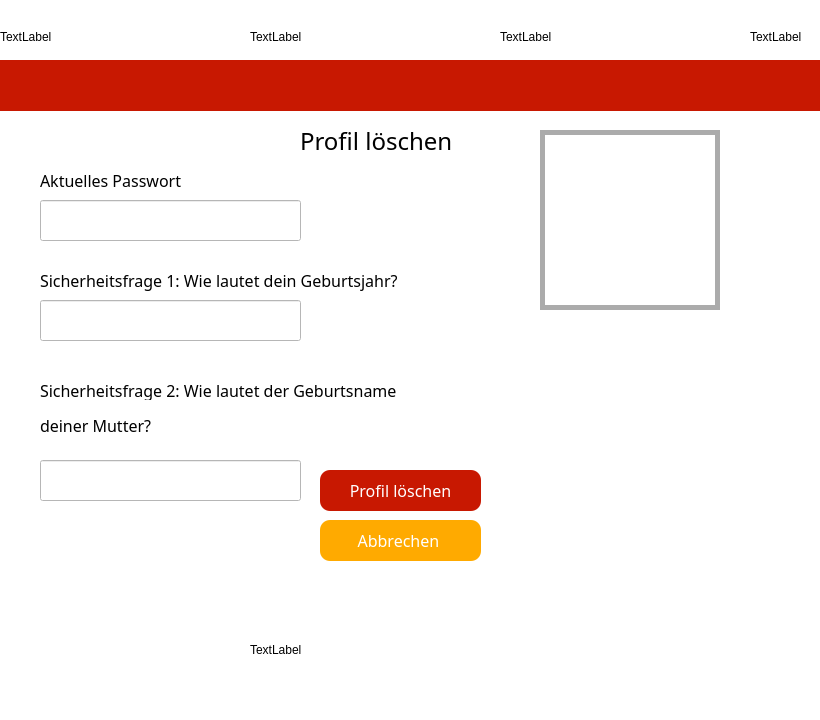
<?xml version="1.0" encoding="UTF-8"?>
<ui version="4.0">
 <class>DeleteProfil</class>
 <widget class="QDialog" name="DeleteProfil">
  <property name="geometry">
   <rect>
    <x>0</x>
    <y>0</y>
    <width>820</width>
    <height>720</height>
   </rect>
  </property>
  <property name="windowTitle">
   <string>Dialog</string>
  </property>
  <property name="styleSheet">
   <string notr="true">background-color: rgb(255, 255, 255);</string>
  </property>
  <widget class="QLabel" name="lblemail_2">
   <property name="geometry">
    <rect>
     <x>40</x>
     <y>170</y>
     <width>181</width>
     <height>21</height>
    </rect>
   </property>
   <property name="font">
    <font>
     <family>MV Boli</family>
     <pointsize>12</pointsize>
    </font>
   </property>
   <property name="text">
    <string>Aktuelles Passwort</string>
   </property>
  </widget>
  <widget class="QLabel" name="lblemail_3">
   <property name="geometry">
    <rect>
     <x>300</x>
     <y>120</y>
     <width>211</width>
     <height>41</height>
    </rect>
   </property>
   <property name="font">
    <font>
     <family>MV Boli</family>
     <pointsize>18</pointsize>
    </font>
   </property>
   <property name="text">
    <string>Profil löschen</string>
   </property>
  </widget>
  <widget class="QLineEdit" name="passwortAlt">
   <property name="geometry">
    <rect>
     <x>40</x>
     <y>200</y>
     <width>261</width>
     <height>41</height>
    </rect>
   </property>
   <property name="font">
    <font>
     <family>MV Boli</family>
     <pointsize>12</pointsize>
    </font>
   </property>
   <property name="echoMode">
    <enum>QLineEdit::Password</enum>
   </property>
  </widget>
  <widget class="QLineEdit" name="s1">
   <property name="geometry">
    <rect>
     <x>40</x>
     <y>300</y>
     <width>261</width>
     <height>41</height>
    </rect>
   </property>
   <property name="font">
    <font>
     <family>MV Boli</family>
     <pointsize>12</pointsize>
    </font>
   </property>
  </widget>
  <widget class="QLineEdit" name="s2">
   <property name="geometry">
    <rect>
     <x>40</x>
     <y>460</y>
     <width>261</width>
     <height>41</height>
    </rect>
   </property>
   <property name="font">
    <font>
     <family>MV Boli</family>
     <pointsize>12</pointsize>
    </font>
   </property>
  </widget>
  <widget class="QLabel" name="lbl3">
   <property name="geometry">
    <rect>
     <x>500</x>
     <y>0</y>
     <width>74</width>
     <height>74</height>
    </rect>
   </property>
   <property name="text">
    <string>TextLabel</string>
   </property>
  </widget>
  <widget class="QLabel" name="lbl4">
   <property name="geometry">
    <rect>
     <x>750</x>
     <y>0</y>
     <width>74</width>
     <height>74</height>
    </rect>
   </property>
   <property name="text">
    <string>TextLabel</string>
   </property>
  </widget>
  <widget class="QLabel" name="lbl1">
   <property name="geometry">
    <rect>
     <x>0</x>
     <y>0</y>
     <width>74</width>
     <height>74</height>
    </rect>
   </property>
   <property name="text">
    <string>TextLabel</string>
   </property>
  </widget>
  <widget class="QLabel" name="lbl2">
   <property name="geometry">
    <rect>
     <x>250</x>
     <y>0</y>
     <width>74</width>
     <height>74</height>
    </rect>
   </property>
   <property name="text">
    <string>TextLabel</string>
   </property>
  </widget>
  <widget class="QLabel" name="LogoKlein">
   <property name="geometry">
    <rect>
     <x>250</x>
     <y>580</y>
     <width>248</width>
     <height>140</height>
    </rect>
   </property>
   <property name="text">
    <string>TextLabel</string>
   </property>
  </widget>
  <widget class="QLabel" name="blackBackround">
   <property name="geometry">
    <rect>
     <x>540</x>
     <y>130</y>
     <width>180</width>
     <height>180</height>
    </rect>
   </property>
   <property name="styleSheet">
    <string notr="true">background-color: rgb(171, 171, 171);</string>
   </property>
   <property name="text">
    <string/>
   </property>
  </widget>
  <widget class="QLabel" name="profilePicture">
   <property name="geometry">
    <rect>
     <x>545</x>
     <y>135</y>
     <width>170</width>
     <height>170</height>
    </rect>
   </property>
   <property name="styleSheet">
    <string notr="true">background-color: rgb(255, 255, 255);</string>
   </property>
   <property name="text">
    <string/>
   </property>
  </widget>
  <widget class="QPushButton" name="ButtonExit">
   <property name="geometry">
    <rect>
     <x>320</x>
     <y>520</y>
     <width>161</width>
     <height>41</height>
    </rect>
   </property>
   <property name="font">
    <font>
     <family>MV Boli</family>
     <pointsize>12</pointsize>
    </font>
   </property>
   <property name="styleSheet">
    <string notr="true">

QPushButton
{
 
  border-radius: 10px;
  padding: 0 8px;
background-color: rgb(255, 170, 0);
color: rgb(255, 255, 255);
}
</string>
   </property>
   <property name="text">
    <string>Abbrechen </string>
   </property>
  </widget>
  <widget class="QPushButton" name="ButtonLoeschen">
   <property name="geometry">
    <rect>
     <x>320</x>
     <y>470</y>
     <width>161</width>
     <height>41</height>
    </rect>
   </property>
   <property name="font">
    <font>
     <family>MV Boli</family>
     <pointsize>12</pointsize>
    </font>
   </property>
   <property name="styleSheet">
    <string notr="true">
QPushButton
{
 
  border-radius: 10px;
  padding: 0 8px;
;background-color: rgb(200, 24, 1);
color: rgb(255, 255, 255);
}</string>
   </property>
   <property name="text">
    <string>Profil löschen</string>
   </property>
  </widget>
  <widget class="QLabel" name="label_12">
   <property name="geometry">
    <rect>
     <x>0</x>
     <y>60</y>
     <width>821</width>
     <height>51</height>
    </rect>
   </property>
   <property name="styleSheet">
    <string notr="true">background-color: rgb(200, 24, 1);</string>
   </property>
   <property name="text">
    <string/>
   </property>
  </widget>
  <widget class="QLabel" name="label_2">
   <property name="geometry">
    <rect>
     <x>40</x>
     <y>270</y>
     <width>471</width>
     <height>21</height>
    </rect>
   </property>
   <property name="font">
    <font>
     <family>MV Boli</family>
     <pointsize>12</pointsize>
    </font>
   </property>
   <property name="text">
    <string>Sicherheitsfrage 1: Wie lautet dein Geburtsjahr?</string>
   </property>
  </widget>
  <widget class="QLabel" name="label_3">
   <property name="geometry">
    <rect>
     <x>40</x>
     <y>370</y>
     <width>461</width>
     <height>41</height>
    </rect>
   </property>
   <property name="font">
    <font>
     <family>MV Boli</family>
     <pointsize>12</pointsize>
    </font>
   </property>
   <property name="text">
    <string>Sicherheitsfrage 2: Wie lautet der Geburtsname</string>
   </property>
  </widget>
  <widget class="QLabel" name="label_6">
   <property name="geometry">
    <rect>
     <x>40</x>
     <y>400</y>
     <width>371</width>
     <height>51</height>
    </rect>
   </property>
   <property name="font">
    <font>
     <family>MV Boli</family>
     <pointsize>12</pointsize>
    </font>
   </property>
   <property name="text">
    <string>deiner Mutter?</string>
   </property>
  </widget>
 </widget>
 <resources/>
 <connections/>
</ui>
